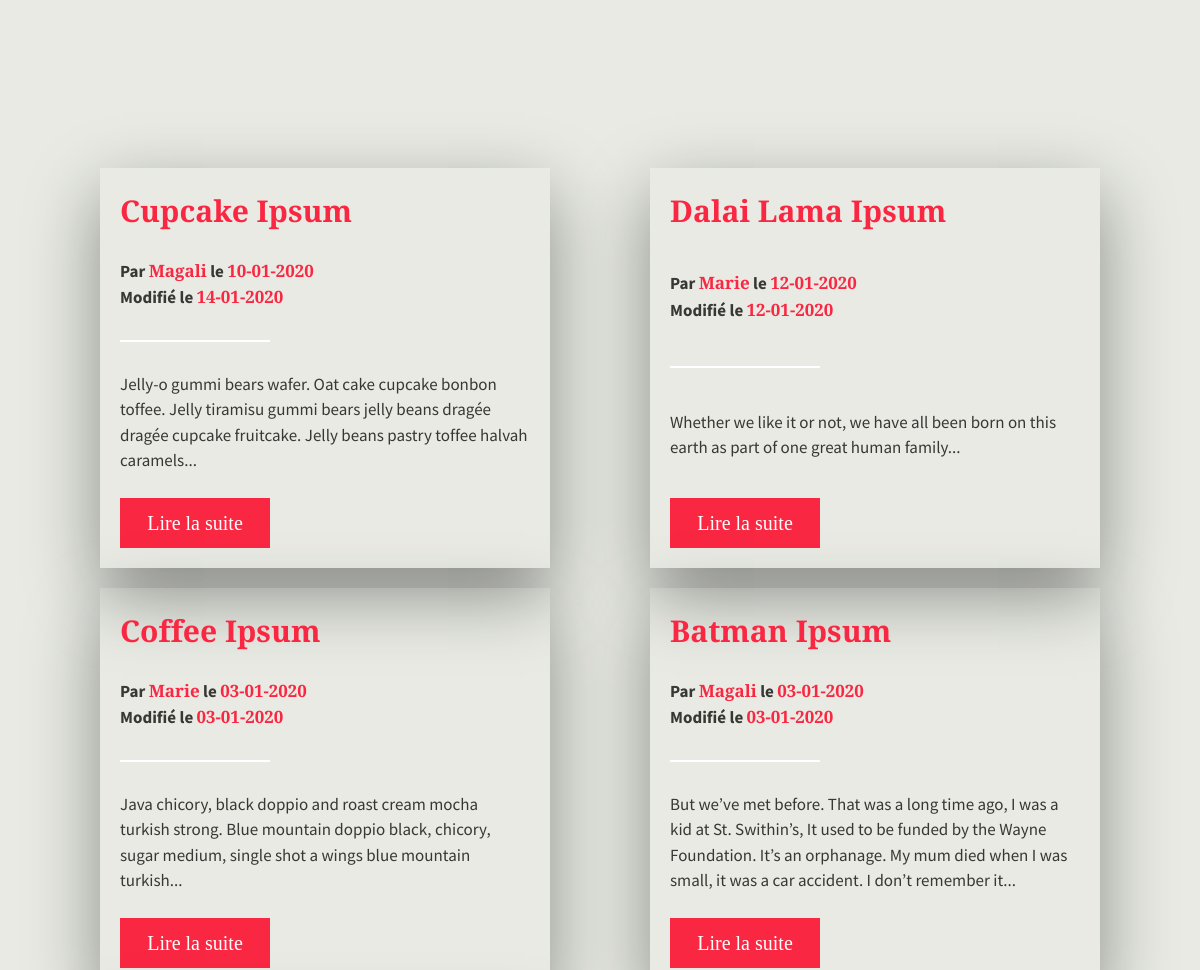
The page /public/?page=blog (middle part) on the database as committed earlier.
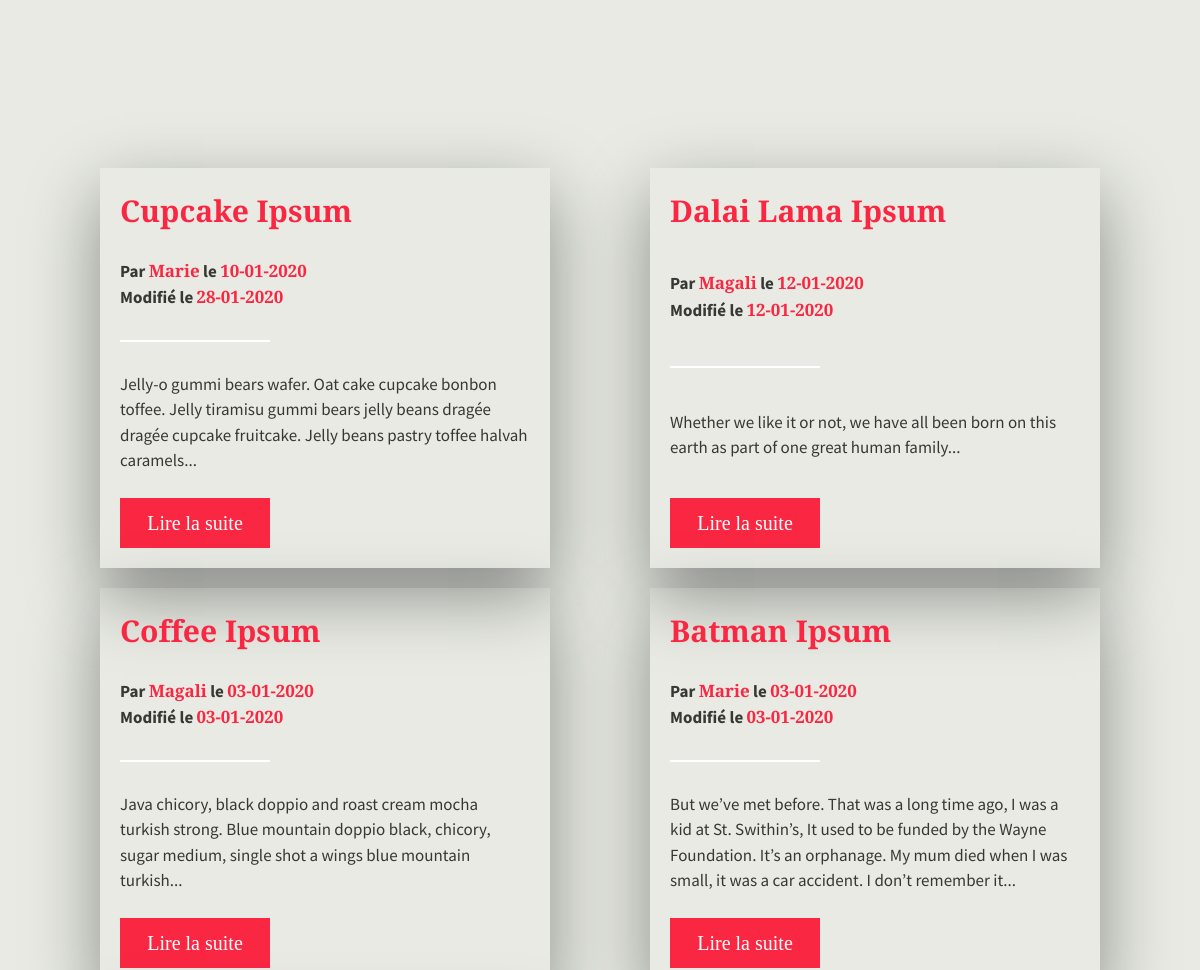
The same page on the database as committed later.
### tables this page shows
CREATE TABLE `posts` (
  `id_post` int(11) NOT NULL,
  `title` varchar(100) NOT NULL,
  `content` longtext NOT NULL,
  `short_content` text NOT NULL,
  `create_date` date NOT NULL,
  `modification_date` date NOT NULL,
  `user_id` int(11) DEFAULT NULL
);

CREATE TABLE `users` (
  `id_user` int(11) NOT NULL,
  `pseudo` varchar(45) NOT NULL,
  `email` varchar(45) NOT NULL,
  `password` varchar(60) NOT NULL,
  `create_date` date NOT NULL,
  `profile_picture` varchar(45) DEFAULT NULL,
  `role_users_id` int(11) NOT NULL
);

### App/Controller/FrontController.php (called while the page is built, shortened)
<?php
class FrontController {
    private $postDAO;
    public function __construct()
    {
        $this->postDAO = new PostDAO();
    }
    public function blog()
    {
        $posts = $this->postDAO->getPosts();
        require '../Views/templates/blog.php';
    }
}

### public/index.php (called while the page is built, shortened)
<?php
$router = new Router();
$router->run();

### App/DAO/Database.php (called while the page is built, shortened)
<?php
abstract class Database
{
    private $pdo;
    private function checkPDO()
    {
        if($this->pdo === null) {
            return $this->getPDO();
        }
        return $this->pdo;
    }
    private function getPDO()
    {
        try {
            $this->pdo = new PDO(self::DB_HOST, self::DB_USER, self::DB_PASS);
            $this->pdo->setAttribute(PDO::ATTR_ERRMODE, PDO::ERRMODE_EXCEPTION);
            return $this->pdo;
        }
        catch(Exception $errorPdo)
        {
            die ('Erreur de connection :'.$errorPdo->getMessage());
        }
    }
    protected function queryDB($statement)
    {
        $req = $this->checkPDO()->query($statement);
        return $req;
    }
}

### App/DAO/PostDAO.php (called while the page is built, shortened)
<?php
class PostDAO extends Database {
    private function postObject($data)
    {
        $post = new Post();
        $post->setId_post($data['id_post']);
        $post->setTitle($data['title']);
        $post->setAuthor($data['pseudo']);
        $post->setCreate_date($data['create_date']);
        $post->setModification_date($data['modification_date']);
        return $post;
    }
    public function getPosts()
    {
        $req = $this->queryDB('SELECT posts.id_post,posts.title, posts.short_content, posts.create_date, posts.modification_date, users.pseudo FROM posts INNER JOIN users ON user_id = id_user ORDER BY posts.modification_date DESC');
        $posts= [];
        foreach ($req as $data) {
            $postId = $data['id_post'];
            $posts[$postId] = $this->postObject($data);
        }
        return $posts;
    }
}

### App/Model/Post.php (called while the page is built, shortened)
<?php
class Post {
    private $id_post;
    private $title;
    private $author;
    private $short_content;
    private $create_date;
    private $modification_date;
    public function __get($get)
    {
        return $this->$get;
    }
    public function getUrl()
    {
        return '../public/index.php?page=single&id_post='.
        $this->id_post;
    }
    public function setId_post($id_post)
    {
        $this->id_post = $id_post;
    }
    public function getTitle()
    {
        return $this->title;
    }
    public function setTitle($title)
    {
        $this->title = $title;
    }
    public function getAuthor()
    {
        return $this->author;
    }
    public function setAuthor($author)
    {
        $this->author = $author;
    }
    public function getShort_content()
    {
        return $this->short_content;
    }
    public function setShort_content($short_content)
    {
        $this->short_content = $short_content;
    }
    public function getCreate_date()
    {
        return $this->create_date;
    }
    public function setCreate_date($create_date)
    {
        $this->create_date = $create_date;
    }
    public function getModification_date()
    {
        return $this->modification_date;
    }
    public function setModification_date($modification_date)
    {
        $this->modification_date = $modification_date;
    }
}

### Views/templates/blog.php (the view, shortened to what this page needs)
    <div class="header-content">
    </div>
</header>
<section class="blog">
    <div class="blog-card">
        <?php
        foreach($posts as $post) :
            ?>
            <div class="blog-card-content">
                <h2><?= htmlspecialchars($post->title); ?></h2>
                <h4>Par <span class="catch"><?= htmlspecialchars($post->author); ?></span> le
                    <span class="catch">
                        <?php
                            $date = new \DateTime($post->create_date);
                            echo $date->format("d-m-Y");
                        ?>
                    </span>
                    <br>Modifié le
                    <span class="catch">
                        <?php
                            $modification_date = new \DateTime($post->modification_date);
                            echo $modification_date->format("d-m-Y");
                        ?>
                    </span>
                </h4>
                <hr>
                <p><?= htmlspecialchars($post->short_content); ?></p>
                <button class="btn"><a href="<?= $post->getUrl(); ?>" >Lire la suite</a></button>
            </div>
        <?php
        endforeach;
        ?>
    </div>
</section>

### App/Config/Router.php (shortened to what this page needs)
<?php
class Router {
    private $frontController;
    private $errorsController;
    public function __construct() {
        $this->frontController = new FrontController();
        $this->errorsController = new ErrorsController();
        $this->backController = new BackController();
    }
    public function run() {
        $page = $_GET['page'];
        try {
            if (isset($page)) {
                if ($page === 'home') {
                    ob_start();
                    $title = "Page d'accueil";
                    $this->frontController->home();
                    $content = ob_get_clean();
                    require '../Views/templates/default.php';
                } else if ($page === 'blog') {
                    $this->frontController->blog();
                    $content = ob_get_clean();
                    require '../Views/templates/default.php';
                } else if ($page === 'single') {
                    ob_start();
                    $title = "Single";
                    $postId = $_GET['id_post'];
                    $this->frontController->single($_POST,$postId);
                    $content = ob_get_clean();
                    require '../Views/templates/default.php';
                } else if ($page === 'dashboard') {
                    ob_start();
                    $title = "Dashboard";
                    $this->backController->dashboard();
                    $content = ob_get_clean();
                    require '../Views/templates/default.php';
                } else if ($page === 'validateComment') {
                    ob_start();
                    $title = "Validate Comment";
                    $commentId = $_GET['id_comment'];
                    $this->backController->validateComment($commentId);
                    $content = ob_get_clean();
                    require '../Views/templates/default.php';
                } else if ($page === 'deleteComment') {
                    ob_start();
                    $title = "Delete Comment";
                    $commentId = $_GET['id_comment'];
                    $this->backController->deleteComment($commentId);
                    $content = ob_get_clean();
                    require '../Views/templates/default.php';
                } else if ($page === 'addPost') {
                    ob_start();
                    $title = "Add post";
                    $this->backController->addPost($_POST);
                    $content = ob_get_clean();
                    require '../Views/templates/default.php';
                } else if ($page === 'deletePost') {
                    ob_start();
                    $title = "Delete post";
                    $postId = $_GET['id_post'];
                    $this->backController->deletePost($postId);
                    $content = ob_get_clean();
                    require '../Views/templates/default.php';
                } else if ($page === 'editPost') {
                    ob_start();
                    $title = "Edit post";
                    $postId = $_GET['id_post'];
                    $this->backController->editPost($_POST,$postId);
                    $content = ob_get_clean();
                    require '../Views/templates/default.php';
                } else if ($page === 'deleteUser') {
                    ob_start();
                    $title = "Delete user";
                    $userId = $_GET['id_user'];
                    $this->backController->deleteUser($userId);
                    $content = ob_get_clean();
                    require '../Views/templates/default.php';
                } else if ($page === 'signup') {
                    ob_start();
                    $title = "S'inscrire'";
                    $this->frontController->signup($_POST);
                    $content = ob_get_clean();
                    require '../Views/templates/default.php';
                } else if ($page === 'login') {
                    ob_start();
                    $title = "Se connecter";
                    $this->frontController->login($_POST);
                    $content = ob_get_clean();
                    require '../Views/templates/default.php';
                } else if ($page === 'profil') {
                    ob_start();
                    $title = "Profil";
                    $userId = $_GET['id_user'];
                    $this->frontController->profil($userId);
                    $content = ob_get_clean();
                    require '../Views/templates/default.php';
                } else if ($page === 'logout') {
                    $this->frontController->logout();
                } else if ($page === 'editProfil') {
                    ob_start();
                    $title = "Edition du profil";
                    $userId = $_GET['id_user'];
                    $this->frontController->editProfil($_POST,$userId);
                    $content = ob_get_clean();
                    require '../Views/templates/default.php';
                } else if ($page === 'editPassword') {
                    ob_start();
                    $title = "Modification du mot de passe";
                    $userId = $_GET['id_user'];
                    $this->frontController->editPassword($_POST,$userId);
                    $content = ob_get_clean();
                    require '../Views/templates/default.php';
                } else {
                    $title = "Erreur 404";
                    $this->errorsController->errorPageNotFound();
                }
            } else {
                ob_start();
                $title = "Page d'accueil";
                $this->frontController->home();
                $content = ob_get_clean();
                require '../Views/templates/default.php';
            }
        } catch (Exception $e) {
            $title = "Erreur 500";
            $this->errorsController->errorServer();
        }
    }
}

### Views/templates/default.php (shortened to what this page needs)
<!DOCTYPE html>
<html lang="fr">
<head>
    <link rel="stylesheet" href="../public/css/style.css">
</head>
<body>
    <header class="header">
        <?= $content; ?>
</body>
</html>

### public/css/style.css (style rules this page uses)
* { margin:0;padding:0 }
*,*::before,*::after { box-sizing:inherit }
html { box-sizing:border-box;font-size:62.5% }
body { background-color:#e8eae3;color:#373833;font-family:"Source Sans Pro",sans-serif;font-size:2rem;font-weight:400;line-height:1.5;min-height:100vh;scroll-behavior:smooth;text-rendering:optimizeSpeed }
a { text-decoration:none;color:#fa2742 }
h2 { font-size:3rem;font-family:"Playfair Display",serif;color:#fa2742 }
hr { background-color:#fff;align-self:flex-start;border:none;width:15rem;height:.2rem;margin:.5rem 0 }
.btn { cursor:pointer;display:block }
.btn,.btn:link,.btn:visited { width:15rem;height:5rem;background-color:#fa2742;color:#fff;text-decoration:none;border:none;outline:0;text-align:center;font-family:"Playfair Display",serif;font-size:2rem }
.btn a,.btn:link a,.btn:visited a { text-decoration:none;color:#fff }
.catch { color:#fa2742;font-family:"Playfair Display",serif }
.header { display:grid;grid-template-columns:10rem 1fr 10rem;justify-items:center;align-items:center;grid-template-rows:12rem }
.header-content { display:flex;width:100%;height:87vh;grid-column:2/3;justify-content:space-evenly;align-items:center }
.blog { display:grid;grid-template-columns:10rem 1fr 10rem;justify-items:center;align-items:center;height:100%;margin-bottom:5rem }
.blog-card { grid-column:2/3;display:flex;flex-wrap:wrap;justify-content:space-between;align-content:space-between;margin-top:10rem;width:100%;font-size:1.7rem }
.blog-card-content { width:30%;height:40rem;margin-bottom:2rem;padding:2rem;display:flex;flex-direction:column;align-items:flex-start;justify-content:space-between;box-shadow:0 1.5em 4em rgba(0,0,0,.4) }
@media screen and (max-width: 78.5rem) { .blog-card-content { width:45% } }

Rows that differ between the two databases and show on the page:
changed posts "Cupcake Ipsum": user.pseudo "Magali" → "Marie"; modification_date "14-01-2020" → "28-01-2020"
changed posts "Dalai Lama Ipsum": user.pseudo "Marie" → "Magali"
changed posts "Coffee Ipsum": user.pseudo "Marie" → "Magali"
changed posts "Batman Ipsum": user.pseudo "Magali" → "Marie"
